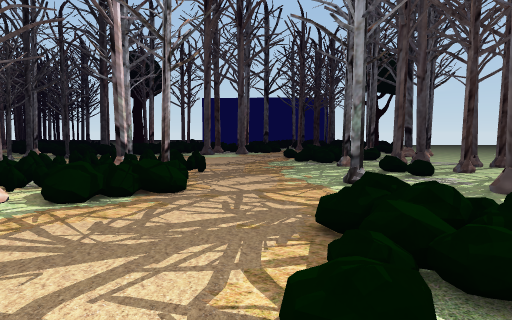
View 1 (above)

20 first-person views from a walk through a scene from a Unity 3-D project. The camera is 1.4 m above the floor, tilts 4° down and sees 70° across. The floor is counted in squares, 1.84 m on a side. Each view is taken from the middle of a square. On the plan, view 1 faces up. The plan holds only what a view shows up to about 11 squares ahead; the rest is blank. The place goes on beyond the plan. The player character is not drawn.

View 2
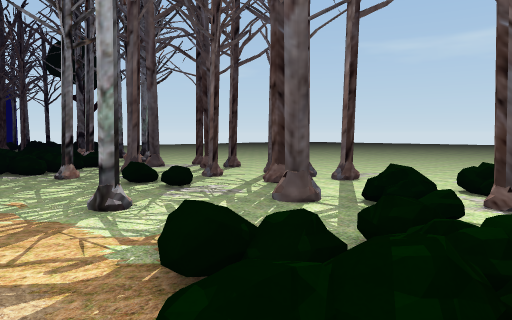

View 3
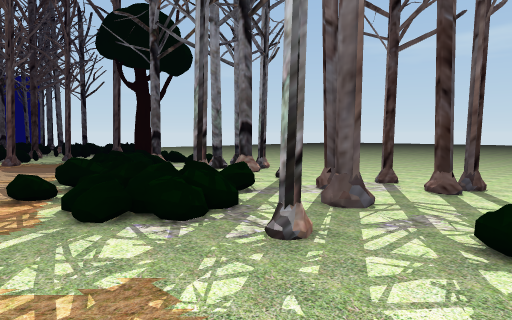

View 4
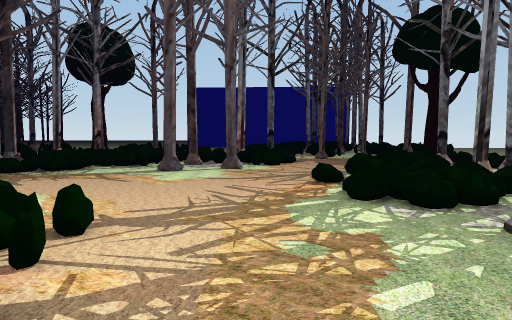

View 5
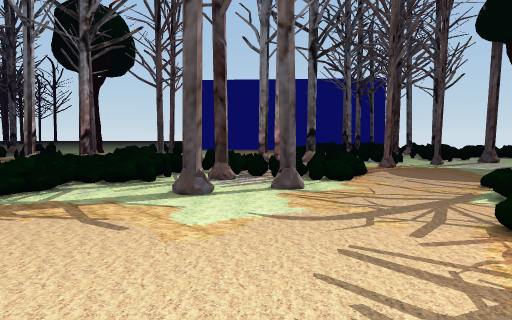

View 6
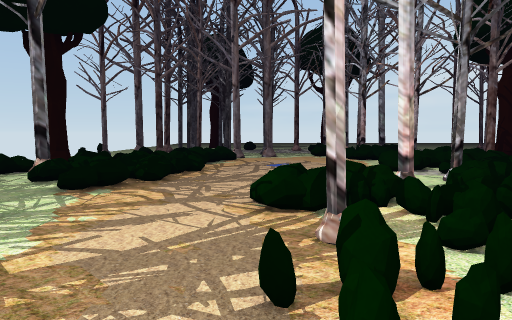

View 7
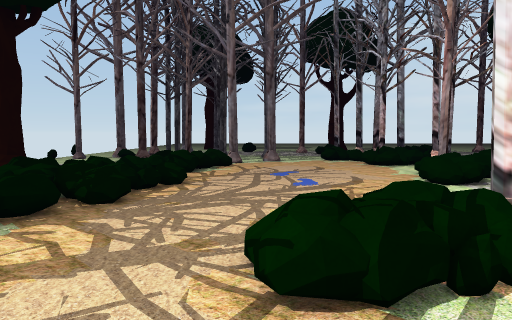

View 8
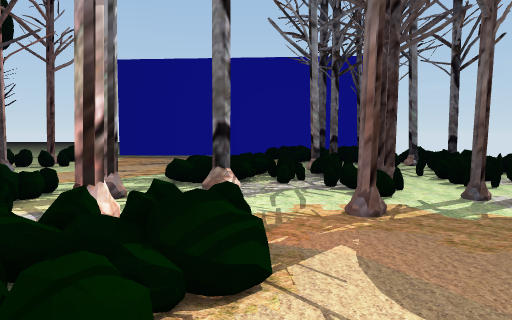

View 9
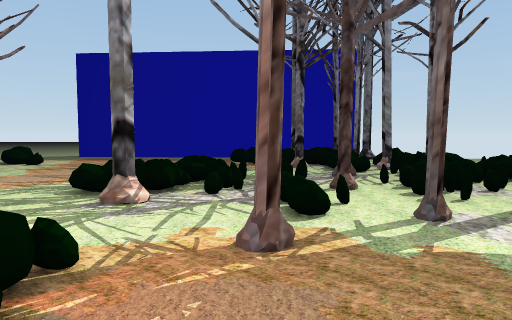

View 10
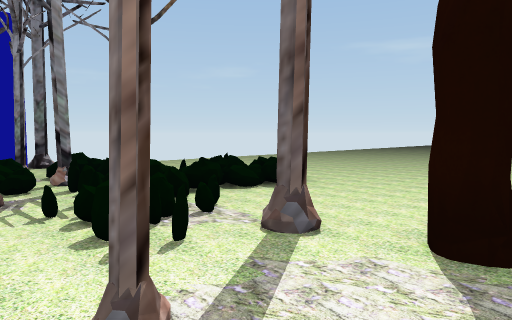

View 11
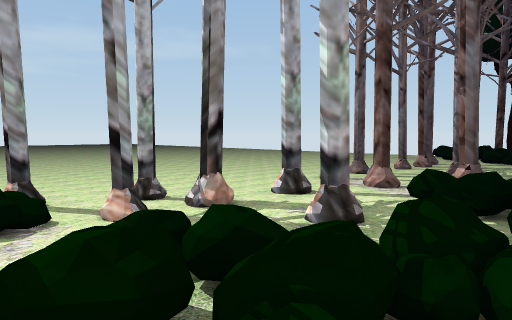

View 12
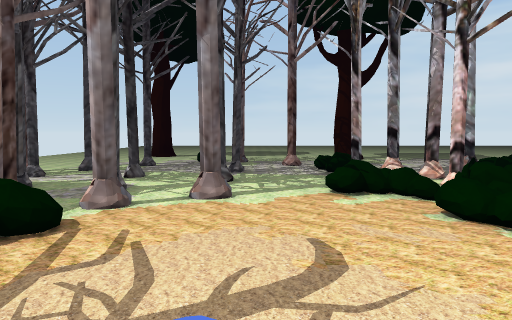

View 13
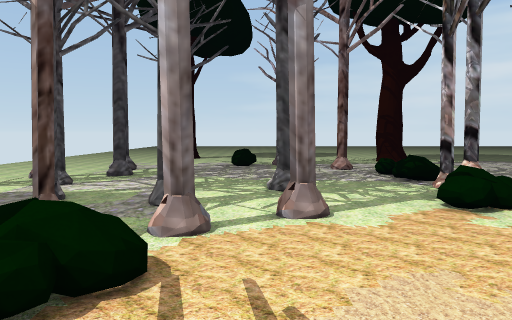

View 14
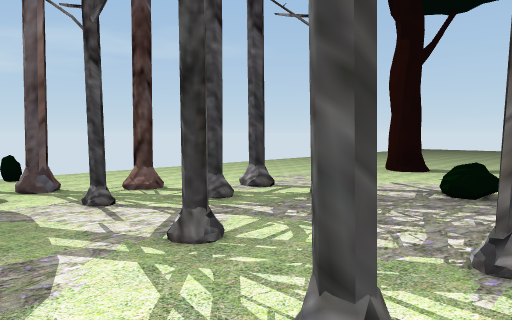

View 15
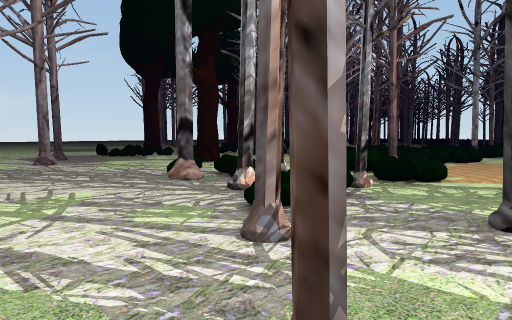

View 16
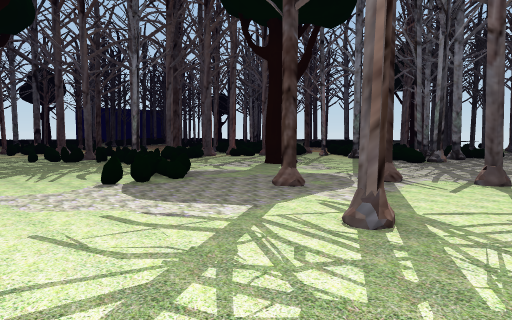

View 17
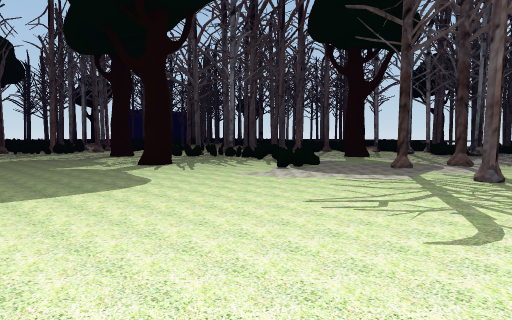

View 18
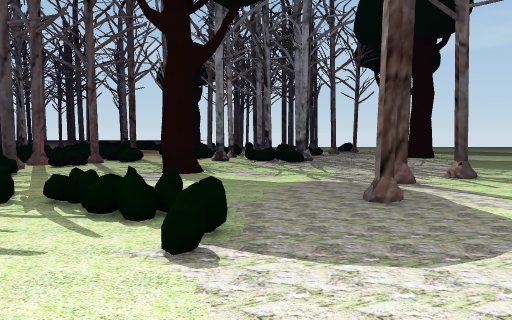

View 19
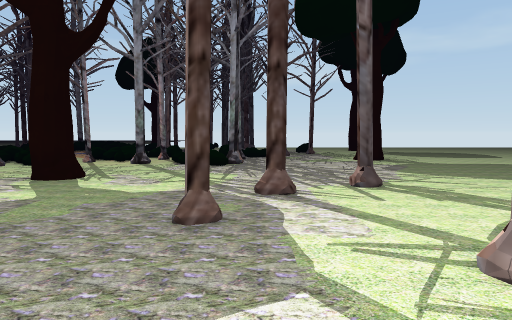

View 20
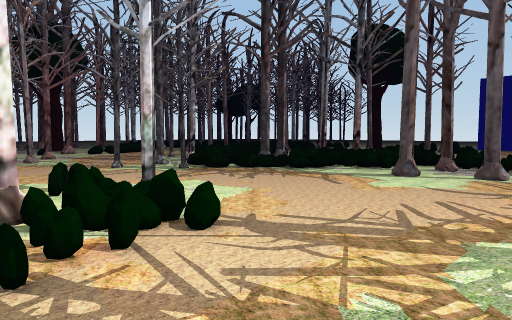

### Floor plan
Key: @ floor where view 1 was taken; # wall or solid block; x gap in a wall; . main floor; : floor 0.5 m higher than the main floor; / step, stairs or slope; = window, fence, low wall or low ledge; T thing the floor can be seen under or through.
Columns run from 21 left of view 1 to 7 right of it. Each row starts with its distance up from view 1.
 26                  ..      ##
 25                 .=..   #==.=
 24                 .....  ===#=
 23                 .....  .# ##
 22                  #... =###=#=
 21                   ... =======
 20                    ..===#==..
 19                    /..# =.#..
 18                   ==#....#.#.
 17                ##x= #.=#...
 16                ==:=====...
 15                #=:=##=....#
 14              ###==.##...==TT.
 13              ## =......==#TT.
 12             ..##...... =#T...
 11           .............===T..
 10           .............# T.T.
  9            ......=#=...#T.T..
  8                ..=#==......#.
  7                  = =....=x#..
  6                 #==#...#..#..
  5                  ====...#..#.
  4                  =##..=..=...
  3   ..             #....==###.
  2   ...          =#.....=##
  1   .....=#    .x:==.../==
  0   ......=   x##===...@:
 -1   .......=... #=#....==
 -2  .......=......#==...==
 -3  ...............=....##
 -4  ......==......##==..#.#
 -5  ..............=##.#....#.#
 -6  .......#.....=##=...#.....
 -7 ..........#...... .....#...
 -8 ..................#....#...
 -9  ......#..#.........=......
-10 . ... .. ..................

Positions as (right, up) in squares from view 1, and headings:
1: (0, 0), facing up
2: (0, 2), facing up-right
3: (0, 7), facing up-right
4: (0, 6), facing up
5: (-1, 9), facing up
6: (-1, 9), facing down
7: (-1, 7), facing down
8: (1, 14), facing up
9: (2, 15), facing up
10: (3, 17), facing up-right
11: (2, 15), facing down-right
12: (-2, 1), facing down
13: (-1, 0), facing down
14: (-2, -4), facing down-right
15: (-1, -10), facing up-left
16: (-17, -10), facing up-right
17: (-21, -10), facing up-right
18: (-17, -5), facing right
19: (-16, -7), facing right
20: (1, 7), facing up-left
